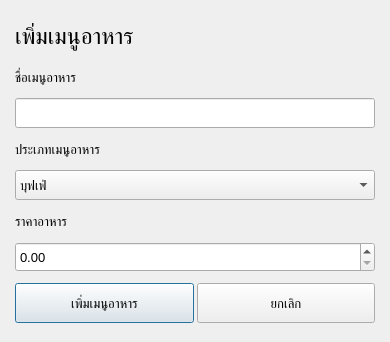
<?xml version="1.0" encoding="UTF-8"?>
<ui version="4.0">
 <class>Dialog</class>
 <widget class="QDialog" name="Dialog">
  <property name="geometry">
   <rect>
    <x>0</x>
    <y>0</y>
    <width>390</width>
    <height>342</height>
   </rect>
  </property>
  <property name="minimumSize">
   <size>
    <width>390</width>
    <height>342</height>
   </size>
  </property>
  <property name="maximumSize">
   <size>
    <width>390</width>
    <height>400</height>
   </size>
  </property>
  <property name="windowTitle">
   <string>Addmenu</string>
  </property>
  <layout class="QVBoxLayout" name="verticalLayout">
   <property name="spacing">
    <number>10</number>
   </property>
   <property name="leftMargin">
    <number>15</number>
   </property>
   <property name="topMargin">
    <number>15</number>
   </property>
   <property name="rightMargin">
    <number>15</number>
   </property>
   <property name="bottomMargin">
    <number>15</number>
   </property>
   <item>
    <widget class="QLabel" name="label">
     <property name="minimumSize">
      <size>
       <width>0</width>
       <height>30</height>
      </size>
     </property>
     <property name="maximumSize">
      <size>
       <width>16777215</width>
       <height>40</height>
      </size>
     </property>
     <property name="font">
      <font>
       <pointsize>17</pointsize>
      </font>
     </property>
     <property name="text">
      <string>เพิ่มเมนูอาหาร</string>
     </property>
    </widget>
   </item>
   <item>
    <widget class="QLabel" name="label_2">
     <property name="minimumSize">
      <size>
       <width>0</width>
       <height>20</height>
      </size>
     </property>
     <property name="maximumSize">
      <size>
       <width>16777215</width>
       <height>20</height>
      </size>
     </property>
     <property name="font">
      <font>
       <pointsize>10</pointsize>
      </font>
     </property>
     <property name="text">
      <string>ชื่อเมนูอาหาร</string>
     </property>
    </widget>
   </item>
   <item>
    <widget class="QLineEdit" name="menu_name_lineedit">
     <property name="minimumSize">
      <size>
       <width>0</width>
       <height>30</height>
      </size>
     </property>
     <property name="maximumSize">
      <size>
       <width>16777215</width>
       <height>30</height>
      </size>
     </property>
     <property name="font">
      <font>
       <pointsize>10</pointsize>
      </font>
     </property>
     <property name="text">
      <string/>
     </property>
    </widget>
   </item>
   <item>
    <widget class="QLabel" name="label_3">
     <property name="minimumSize">
      <size>
       <width>0</width>
       <height>20</height>
      </size>
     </property>
     <property name="maximumSize">
      <size>
       <width>16777215</width>
       <height>20</height>
      </size>
     </property>
     <property name="font">
      <font>
       <pointsize>10</pointsize>
      </font>
     </property>
     <property name="text">
      <string>ประเภทเมนูอาหาร</string>
     </property>
    </widget>
   </item>
   <item>
    <widget class="QComboBox" name="menu_type_comboBox">
     <property name="minimumSize">
      <size>
       <width>0</width>
       <height>30</height>
      </size>
     </property>
     <property name="maximumSize">
      <size>
       <width>16777215</width>
       <height>30</height>
      </size>
     </property>
     <property name="font">
      <font>
       <pointsize>10</pointsize>
      </font>
     </property>
     <item>
      <property name="text">
       <string>บุฟเฟ่</string>
      </property>
     </item>
     <item>
      <property name="text">
       <string>อาหารจานเดี่ยว</string>
      </property>
     </item>
    </widget>
   </item>
   <item>
    <widget class="QLabel" name="label_4">
     <property name="minimumSize">
      <size>
       <width>0</width>
       <height>20</height>
      </size>
     </property>
     <property name="maximumSize">
      <size>
       <width>16777215</width>
       <height>20</height>
      </size>
     </property>
     <property name="font">
      <font>
       <pointsize>10</pointsize>
      </font>
     </property>
     <property name="text">
      <string>ราคาอาหาร</string>
     </property>
    </widget>
   </item>
   <item>
    <widget class="QDoubleSpinBox" name="price_spinbox">
     <property name="minimumSize">
      <size>
       <width>0</width>
       <height>30</height>
      </size>
     </property>
     <property name="maximumSize">
      <size>
       <width>16777215</width>
       <height>30</height>
      </size>
     </property>
     <property name="font">
      <font>
       <pointsize>10</pointsize>
      </font>
     </property>
     <property name="locale">
      <locale language="English" country="UnitedStates"/>
     </property>
     <property name="maximum">
      <double>9999.989999999999782</double>
     </property>
    </widget>
   </item>
   <item>
    <layout class="QHBoxLayout" name="horizontalLayout">
     <property name="spacing">
      <number>3</number>
     </property>
     <item>
      <widget class="QPushButton" name="ok_button">
       <property name="minimumSize">
        <size>
         <width>0</width>
         <height>40</height>
        </size>
       </property>
       <property name="font">
        <font>
         <pointsize>10</pointsize>
        </font>
       </property>
       <property name="text">
        <string>เพิ่มเมนูอาหาร</string>
       </property>
      </widget>
     </item>
     <item>
      <widget class="QPushButton" name="cancel_button">
       <property name="minimumSize">
        <size>
         <width>0</width>
         <height>40</height>
        </size>
       </property>
       <property name="font">
        <font>
         <pointsize>10</pointsize>
        </font>
       </property>
       <property name="text">
        <string>ยกเลิก</string>
       </property>
      </widget>
     </item>
    </layout>
   </item>
  </layout>
 </widget>
 <resources/>
 <connections/>
</ui>
